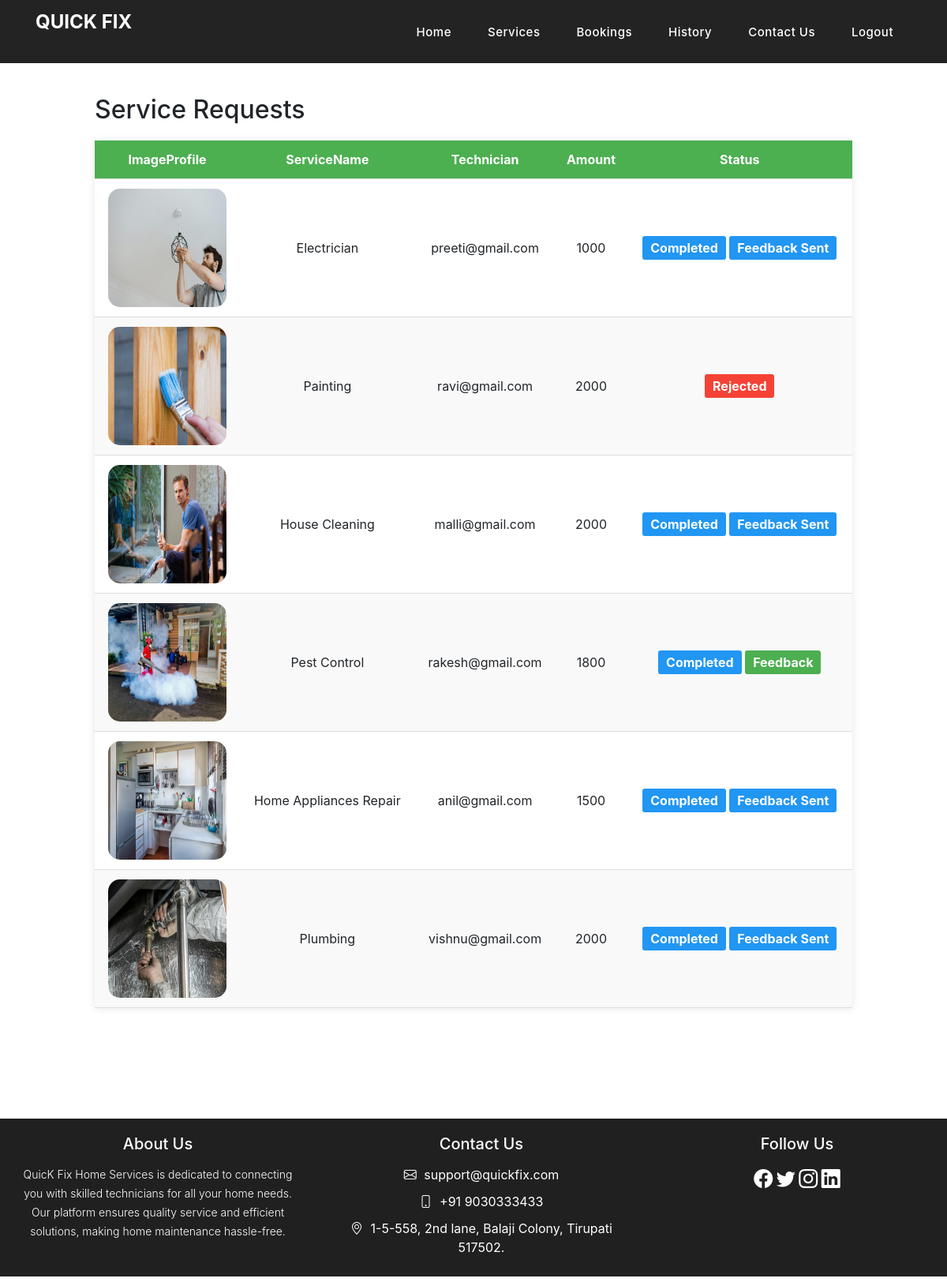
The app's page /viewbookings/ (signed in) with its own data.
### app/models.py (models this page shows, shortened)
class ServiceBookingModel(models.Model):
    sid=models.IntegerField()
    username = models.CharField(max_length=100)
    useremail = models.CharField(max_length=100)
    techemail = models.CharField(max_length=100)
    contact = models.IntegerField()
    address = models.CharField(max_length=100)
    amount = models.IntegerField()
    techrole = models.CharField(max_length=100)
    profile = models.FileField(upload_to=os.path.join('static', 'Bookedprofiles'))
    status=models.CharField(max_length=100,default='pending')
    feedback = models.TextField(default='None',null=True)
    class Meta:
        db_table = "ServiceBookingModel"

### app/views.py (the view)
# urls.py: path('viewbookings/', views.viewbookings, name='viewbookings'),
def viewbookings(request):
    login = request.session['login']
    email = request.session['email']
    data = ServiceBookingModel.objects.filter(useremail=email)
    return render(request, 'viewbookings.html',{'login':login, 'data':data})

### templates/viewbookings.html (shortened to what this page needs)
{% extends "home.html" %}
{% block title %}
<head>
</head>
<body>
    <div class="cont">
    <h2>Service Requests</h2>
    <table>
        <thead style="text-align: center;">
            <tr>
                <th>ImageProfile</th>
                <th>ServiceName</th>
                <th>Technician</th>
                <th>Amount </th>
                <th>Status</th>
            </tr>
        </thead>
        <tbody>
            {% for i in data %}
            <tr>
                <td><img src="/{{i.profile}}" alt="Profile 1"></td>
                <td>{{i.techrole}}</td>
                <td>{{i.techemail}}</td>
                <td>{{i.amount}}</td>
                 {% if i.status == 'Accepted' %}
                <td><span class="status active">{{i.status}}</span></td>
                {% elif i.status == 'Rejected' %}
                <td><span class="status canceled">{{i.status}}</span></td>
                {% elif i.status == 'pending' %}
                <td><span class="status pending">{{i.status}}</span></td>
                {% elif i.status == 'Completed' %}
                <td><span class="status completed">{{i.status}}</span>
                    {% if i.feedback != 'None' %}
                    <span class="status completed">Feedback Sent</span>
                    {% else %}
                    <a href="{% url 'feedback' i.id %}"><span class="status active">Feedback</span></a></td>
                    {% endif %}
                </td>
               {% endif %}
            </tr>
            {% endfor %}
        </tbody>
    </table>
</div>
    {% endblock %}

### static/css/templatemo-sixteen.css (style rules this page uses)
body { font-family: 'Poppins', sans-serif; overflow-x: hidden; text-rendering: optimizeLegibility; -webkit-font-smoothing: antialiased; -moz-osx-font-smoothing: grayscale; }
a { text-decoration: none!important; }
h1,h2,h3,h4,h5,h6 { margin: 0px; }

### templates/viewbookings.html (style rules this page uses)
body { font-family: Arial, sans-serif; background-color: #f4f4f4; }
.cont { margin: 0; padding: 120px; }
table { width: 100%; border-collapse: collapse; margin: 20px 0; background-color: #fff; box-shadow: 0 0 10px rgba(0, 0, 0, 0.1); }
th, td { padding: 12px; text-align: center; border-bottom: 1px solid #ddd; }
th { background-color: #4CAF50; color: white; font-weight: bold; text-align: center; }
tr:nth-child(even) { background-color: #f9f9f9; }
img { width: 150px; height: 150px; border-radius: 10%; }
.status { padding: 5px 10px; border-radius: 3px; text-align: center; font-weight: bold; }
.status.active { background-color: #4CAF50; color: white; }
.status.completed { background-color: #2196F3; color: white; }
.status.canceled { background-color: #F44336; color: white; }

### records on screen
ServiceBookingModel: profile (picture), techrole "Electrician", techemail "preeti@gmail.com", amount "1000", status "Completed", feedback "Feedback Sent"
ServiceBookingModel: profile (picture), techrole "Painting", techemail "ravi@gmail.com", amount "2000", status "Rejected"
ServiceBookingModel: profile (picture), techrole "House Cleaning", techemail "malli@gmail.com", amount "2000", status "Completed", feedback "Feedback Sent"
ServiceBookingModel: profile (picture), techrole "Pest Control", techemail "rakesh@gmail.com", amount "1800", status "Completed", feedback "Feedback"
ServiceBookingModel: profile (picture), techrole "Home Appliances Repair", techemail "anil@gmail.com", amount "1500", status "Completed", feedback "Feedback Sent"
ServiceBookingModel: profile (picture), techrole "Plumbing", techemail "vishnu@gmail.com", amount "2000", status "Completed", feedback "Feedback Sent"
